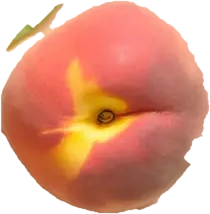
#> input picture scentro/stories/assets/cutouts/ing_peach.png, 210 x 214 px
$ python -i build_stories.py   (imports and definitions only)
#> lines starting #> are read from the running program, lines starting #| are printed output that depends on the picture
### scentro/build_slide.py
"""SCENTRO carousel slide builder v2 (editable source).  Usage: python3 build_slide.py N   (N = 1..6)
Layers: background glow -> arch niche (frame + inner shadow) -> travertine surface -> bottle reflections/shadows -> bottles -> type.
Bottles are real photographs (transparent cutouts in assets/cutouts); they are only resized, edge-cleaned and positioned."""
import sys
import numpy as np
from PIL import Image, ImageDraw, ImageFont, ImageFilter
from scipy import ndimage as ndi

W, H = 1080, 1350
CORM = 'fonts/CormorantGaramond-VF.ttf'
INTER = '/usr/share/fonts/opentype/inter/Inter-Regular.otf'
INTER_M = '/usr/share/fonts/opentype/inter/Inter-Medium.otf'

# ---- layout constants ------------------------------------------------------------------------------
ARCH_CX, ARCH_TOP, ARCH_R = 540, 452, 372       # arch niche: 168..912 wide
SURF_TOP, SURF_FRONT = 1128, 1214               # polished top surface (back edge .. front edge)
BASE_Y = 1176                                   # bottles stand mid-way on the surface
GAP = 64


def S(title, mad, orig, inspired, title_rgb, bg_a, bg_b, niche_rgb, mad_h=640, orig_h=470, name_size=46, stone=(0, 0, 0), photo=None, out=None):
    P = lambda n: n if '/' in n else f'assets/cutouts/{n}.png'
    return dict(title=title, mad=P(mad), orig=P(orig), inspired=inspired,
                title_rgb=title_rgb, bg_a=bg_a, bg_b=bg_b, niche_rgb=niche_rgb, mad_h=mad_h, orig_h=orig_h,
                name_size=name_size, stone=stone, photo=photo, out=out or f'output/slide{{n}}_{title.lower()}.png')


SLIDES = {
    1: S('ROUGE', 'mad_rouge', 'brx540_extrait', 'Baccarat Rouge 540 Extrait de Parfum', (122, 20, 38), (245, 237, 224), (231, 217, 197), (226, 209, 187), mad_h=610, orig_h=440, name_size=40),
    2: S('TREASURE', 'mad_treasure', 'naxos', 'Naxos', (142, 98, 34), (246, 238, 220), (233, 215, 186), (229, 208, 176), mad_h=600, orig_h=470, stone=(4, 0, -6)),
    3: S('MARJORIE', 'mad_marjorie', 'guidance', 'Guidance', (148, 86, 92), (247, 240, 231), (237, 221, 213), (230, 208, 198), mad_h=610, orig_h=380, stone=(2, -2, -2),),
    4: S('EFFECT', 'mad_effect', 'side_effect', 'Side Effect', (104, 30, 38), (244, 235, 222), (229, 212, 194), (224, 202, 182), mad_h=610, orig_h=450),
    5: S('DREAMLIGHT', 'mad_dreamlight', 'attrape_reves', 'Attrape-Rêves', (126, 88, 130), (248, 242, 240), (236, 225, 232), (230, 214, 222), mad_h=560, orig_h=450, stone=(0, -2, 3)),
    6: S('FORZA', 'mad_forza', 'alexandria_ii', 'Alexandria II', (106, 74, 42), (245, 237, 223), (230, 215, 191), (226, 207, 178), mad_h=500, orig_h=470, stone=(2, 0, -3)),
}
SLIDES[31] = dict(SLIDES[3], photo=dict(src='assets/source/mad_marjorie_original.webp', crop=(245, 105, 595, 630), size=(450, 675)), mad_h=600, orig_h=395, out='output/slide3_marjorie_framed.png')

# ---- collection 2 (new MAD carousel) ----------------------------------------------------------------
C2 = 'assets/cutouts/collection2/'
SLIDES[11] = S('SATEEN OUD', C2 + 'mad_sateen_oud.png', C2 + 'oud_satin_mood.png', 'Oud Satin Mood', (38, 48, 84),
               (244, 237, 226), (229, 217, 199), (224, 211, 192), mad_h=520, orig_h=500, stone=(0, 0, 2),
               out='output/collection2/slide1_sateen_oud.png')

def C2S(n, title, mad, orig, inspired, title_rgb, bg_a, bg_b, niche, mad_h, orig_h, stone=(0, 0, 0), name_size=46):
    slug = title.lower().replace(' ', '_')
    return S(title, C2 + mad + '.png', C2 + orig + '.png', inspired, title_rgb, bg_a, bg_b, niche, mad_h=mad_h, orig_h=orig_h,
             stone=stone, name_size=name_size, out=f'output/collection2/slide{n}_{slug}.png')


SLIDES[12] = C2S(2, 'BRUNO EXOTIC', 'mad_bruno_exotic', 'amyris_homme_extrait', 'Amyris Homme Extrait de Parfum', (150, 48, 36), (245, 236, 222), (231, 214, 194), (227, 206, 186), 560, 470, stone=(3, 0, -3))
SLIDES[13] = C2S(3, 'BRUNO DETOX', 'mad_bruno_detox', 'delox', 'Delox', (96, 50, 90), (246, 239, 233), (233, 221, 223), (229, 212, 216), 560, 470, stone=(1, -1, 2))
SLIDES[18] = dict(S('BRUNO DETOX', 'stories/assets/cutouts/bd_bottle.png', 'stories/assets/cutouts/mancera_rv_r.png', 'Mancera Roses Vanille', (96, 50, 90), (246, 239, 233), (233, 221, 223), (229, 212, 216), mad_h=560, orig_h=520, stone=(1, -1, 2), name_size=44, out='output/collection2/bruno_detox_mancera_roses_vanille.png'), label='FOR LOVERS OF')
SLIDES[14] = C2S(4, 'ADRIA', 'mad_adria', 'craquele', 'Craquelé', (24, 84, 88), (244, 239, 229), (227, 225, 211), (222, 220, 205), 560, 480, stone=(-2, 1, 0))
SLIDES[15] = C2S(5, 'INVITING', 'mad_inviting', 'supreme_bouquet', 'Supreme Bouquet', (150, 112, 40), (248, 241, 226), (237, 223, 195), (233, 217, 187), 520, 480, stone=(3, 1, -5))
SLIDES[16] = C2S(6, 'DRACO', 'mad_draco', 'draco', 'Draco', (28, 52, 104), (244, 239, 229), (229, 223, 213), (223, 216, 205), 600, 440, stone=(0, 0, 2))
SLIDES[17] = C2S(7, 'GUMIN', 'mad_gumin', 'gumin', 'Gumin', (20, 96, 118), (244, 240, 230), (227, 227, 215), (221, 223, 211), 540, 470, stone=(-2, 1, 1))
MAXW = 640   # max combined width of both bottles + gap, so they always sit inside the arch

rng = np.random.default_rng(11)


# ---- helpers ---------------------------------------------------------------------------------------
# [27 lines left out: functions font, tracked, fit_width, not called in this run]


def noise(h, w, sy, sx, amp):
    n = ndi.gaussian_filter(rng.normal(0, 1, (h, w)).astype(np.float32), (sy, sx))
    return n / (n.std() + 1e-6) * amp


def arr(im):
    return np.asarray(im, dtype=np.float32)


# ---- scene -----------------------------------------------------------------------------------------
# [215 lines left out: functions background, arch_mask, niche, travertine, load_clean, stage_bottle and 2 more, not called in this run]


# [3 lines that do not run on import are left out]

### scentro/stories/build_stories.py
"""SCENTRO Instagram Stories (1080x1920) - MAD New York Night + MAD Golden Soul.
Real product photographs (cut out, never redrawn) composited into a lit scene. Reuses the scene / shadow / edge-cleanup helpers of build_slide.py.
Safe zones: nothing important above y=250 or below y=1620.   Usage (from scentro/):  python3 stories/build_stories.py [nyn|gs ...]"""
import os, sys
import numpy as np
import cv2
from PIL import Image, ImageDraw, ImageFilter
from scipy import ndimage as ndi
sys.path.insert(0, os.path.dirname(os.path.dirname(os.path.abspath(__file__))))
# [1 line not run here, left out]
import build_slide as B

W, H = 1080, 1920
SAFE_TOP, SAFE_BOT = 250, 1620
A = 'stories/assets/cutouts/'
CORM, INTER, INTER_M = B.CORM, B.INTER, B.INTER_M
rng = np.random.default_rng(21)


def canvas(arch_top, arch_r, surf_top, surf_front, base_y):
    B.H = H; B.ARCH_CX = 540; B.ARCH_TOP = arch_top; B.ARCH_R = arch_r
    B.SURF_TOP = surf_top; B.SURF_FRONT = surf_front; B.BASE_Y = base_y


# [5 lines left out: function glow, not called in this run]


def tracked_in(d, cx, cy, text, f, fill, track):
    B.tracked(d, cx, cy, text, f, fill, track)


def drop_shadow(img, item, x, y, dx=16, dy=11, blur=9, op=0.38, rgb=(86, 62, 46)):
    a = item.getchannel('A'); sh = Image.new('L', (W, H), 0); sh.paste(a, (x + dx, y + dy)); sh = sh.filter(ImageFilter.GaussianBlur(blur)).point(lambda v: int(v * op))
    img.paste(Image.new('RGBA', (W, H), rgb + (255,)), (0, 0), sh); img.alpha_composite(item, (x, y))


def crop_alpha(im):
    return im.crop(im.getchannel('A').point(lambda v: 255 if v > 8 else 0).getbbox())


def tw(text, f, track):
    return sum(f.getlength(c) for c in text) + track * (len(text) - 1)


def base_text(d, x, base, text, f, fill, track):
    for c in text:
        d.text((x, base), c, font=f, fill=fill, anchor='ls'); x += f.getlength(c) + track


def pair_line(d, cx, base, a, fa, ca, ta, b, fb, cb, tb, gap=30):
    total = tw(a, fa, ta) + gap + tw(b, fb, tb); x = cx - total / 2
    base_text(d, x, base, a, fa, ca, ta); base_text(d, x + tw(a, fa, ta) + gap, base, b, fb, cb, tb)


def check_safe(label, boxes):
    for name, (y0, y1) in boxes.items():
        assert y0 >= SAFE_TOP and y1 <= SAFE_BOT, f'{label}: {name} y {y0}-{y1} leaves the safe zone {SAFE_TOP}-{SAFE_BOT}'


def trim_alpha(im, box):
    a = np.array(im); a[box[1]:box[3], box[0]:box[2], 3] = 0; return Image.fromarray(a)


# ---------------------------------------------------------------- Story 1: New York Night
# [237 lines left out: functions story_nyn, jasmine_light, story_gs, prep_nyn_bottle, duo_story, story_nyn_v2 and 3 more, not called in this run]


# ---------------------------------------------------------------- Bruno Detox x Mancera Roses Vanille  v2 (refined: ingredient groupings, bigger bottles)
def tint_rgba(im, dh=0, ds=1.0, dv=1.0):
    """Hue/sat/value nudge on real pixels (coral -> blush pink), alpha untouched."""
    a = np.array(im.convert('RGBA')); hsv = cv2.cvtColor(a[..., :3], cv2.COLOR_RGB2HSV).astype(np.float32)
    hsv[..., 0] = (hsv[..., 0] + dh / 2) % 180; hsv[..., 1] = np.clip(hsv[..., 1] * ds, 0, 255); hsv[..., 2] = np.clip(hsv[..., 2] * dv, 0, 255)
    a[..., :3] = cv2.cvtColor(hsv.astype(np.uint8), cv2.COLOR_HSV2RGB); return Image.fromarray(a)


# [294 lines left out: functions prop, story_bd, story_bd_lovers, dark_scene, stage_dark, story_offer and 6 more, not called in this run]


JOBS = {'nyn': (story_nyn_v2, 'stories/output/scentro_new_york_night_story.png'),
        'gs': (story_gs_v2, 'stories/output/scentro_golden_soul_story.png'),
        'banner': (banner_offer, 'stories/output/scentro_niche_limited_offer_banner_1000x483.png'),
        'offer3': (story_offer3, 'stories/output/scentro_niche_limited_offer_story.png'),
        'offer2': (story_offer2, 'stories/output/scentro_niche_special_offer_story_v2.png'),
        'offer': (story_offer, 'stories/output/scentro_niche_special_offer_story.png'),
        'bd_lovers': (story_bd_lovers, 'stories/output/scentro_bruno_detox_mancera_lovers_story.png'),
        'bd': (story_bd, 'stories/output/scentro_bruno_detox_vs_mancera_roses_vanille_story.png'),
        'nyn_box': (story_nyn, 'stories/output/archive_box_version/scentro_new_york_night_story.png'),
        'gs_box': (story_gs, 'stories/output/archive_box_version/scentro_golden_soul_story.png')}

# [4 lines not run here, left out]

>>> from PIL import Image
>>> picture = Image.open('assets/cutouts/ing_peach.png')
#> picture is the input picture: PIL image 210x214 RGBA; mean R, G, B, A 207.4, 130.9, 97, 189.2
>>> result = tint_rgba(picture)
#> in tint_rgba, `hsv = cv2.cvtColor(a[..., :3], cv2.COLOR_RGB2HSV).astype(np.float32)`:
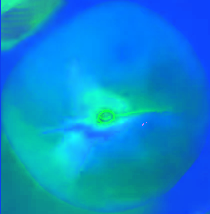
#> hsv: shape (214, 210, 3) float32; mean R, G, B 9.2, 138.5, 207.9
